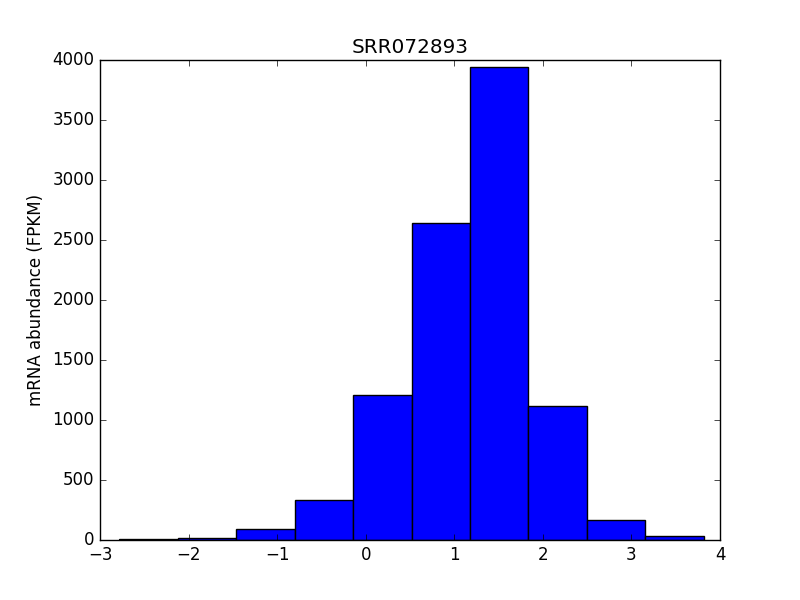

Write Python code to recreate this figure.
#!/usr/bin/env python


import sys
import pandas as pd
import matplotlib.pyplot as plt
import numpy as np



df = pd.read_table(sys.argv[1])
df_roi = df["FPKM"] != 0     #collect

df1 = df[df_roi]     #update, filtered with FPKM
chromo = df1["chr"].values   # list of chromosome

x = np.log10(df1["FPKM"]) 


minimum = np.min(x)
maximum = np.max(x) 

plt.figure()
plt.hist(x)
plt.title("SRR072893")
plt.ylabel("mRNA abundance (FPKM)")
plt.savefig("day4-homework-02_histogram.png")    
plt.close()